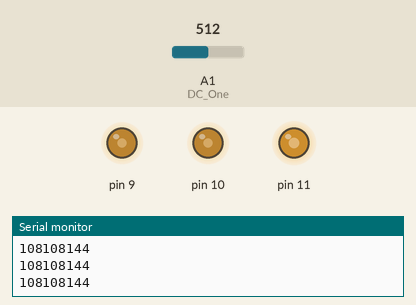
A sketch run on a simulated Arduino Uno, built with avr-gcc and run on an emulated ATmega328P. Shown: output pins drawn as LEDs (lit = HIGH), the last lines printed to the serial monitor. The inputs (shaded band) are chosen by the test bench; at power-on: A1 (DC_One) = 512. Pins used as bus, display or sensor lines are not drawn.

Above: at 1.7 s.
1.8 s: A1 (DC_One) set to 716
At 3.0 s:
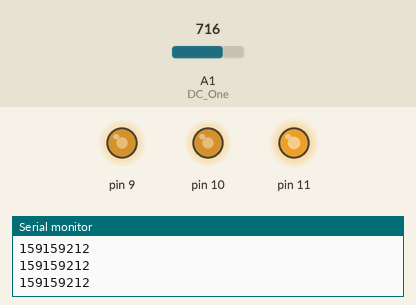
3.3 s: A1 (DC_One) set to 900
At 4.1 s:
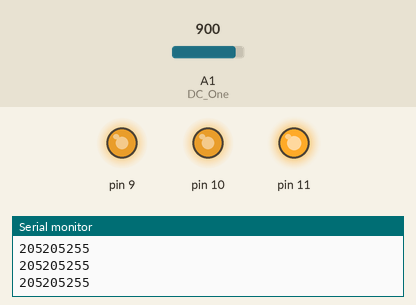
4.8 s: A1 (DC_One) set to 511
At 5.1 s:
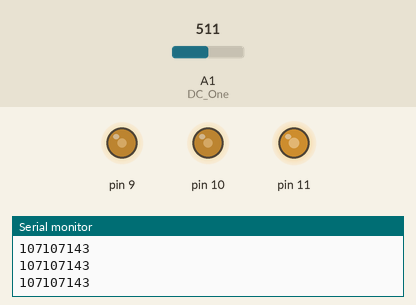
6.3 s: A1 (DC_One) set to 306
At 7.4 s:
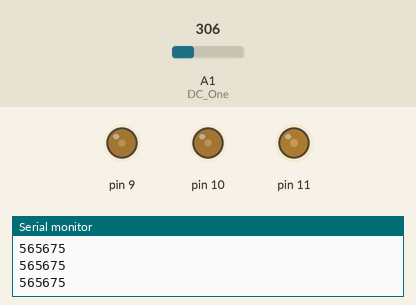
7.8 s: A1 (DC_One) set to 122
At 8.2 s:
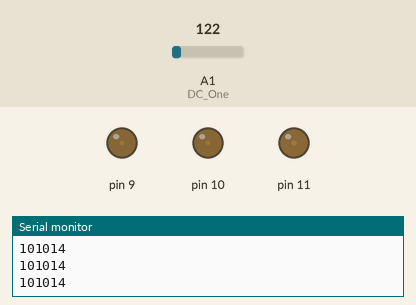
Timing chart, 0 to 10.3 s (numbered marks = the images above; inputs shaded):
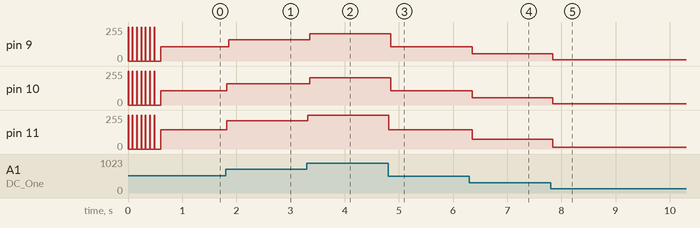

Measured:
- after the input at 1.8 s, pin 9: 108/255 → 159/255 after 0.06 s; pin 10: 108/255 → 159/255 at once; pin 11: 144/255 → 212/255 at once
- after the input at 3.3 s, pin 9, pin 10: 159/255 → 205/255 after 0.06 s; pin 11: 212/255 → 255/255 at once
- after the input at 4.8 s, pin 9, pin 10: 205/255 → 107/255 after 0.05 s; pin 11: 255/255 → 143/255 at once
- after the input at 6.3 s, pin 9, pin 10: 107/255 → 56/255 after 0.05 s; pin 11: 143/255 → 75/255 after 0.05 s
- after the input at 7.8 s, pin 9, pin 10: 56/255 → 10/255 at once; pin 11: 75/255 → 14/255 at once

The sketch:

HAMAcontrole_moteur_cameraSONY.ino
```cpp
#define STROBE 4
#define RESET 5
#define DC_One A1
int freq_amp;
int Frequencies_One[7];
unsigned long previousmillis=0;

void setup() {

 Serial.begin(9600);
  for (int i = 0; i<7; i++)
  {
analogWrite(9, 255);
analogWrite(10, 255);
analogWrite(11, 255);
delay (10);
analogWrite(9, 0);
analogWrite(10, 0);
analogWrite(11, 0);
delay (50);
 pinMode(STROBE, OUTPUT);
  pinMode(RESET, OUTPUT);
  pinMode(DC_One, INPUT);

  digitalWrite(STROBE, HIGH);
  digitalWrite(RESET, HIGH);
  delay (5);
  //Initialize Spectrum Analyzers
  digitalWrite(STROBE, LOW);
  delay(5);
  digitalWrite(STROBE, HIGH);
   digitalWrite(RESET, LOW);
  delay(5);
  digitalWrite(STROBE, LOW);
  delay(5);
}

}

void loop() {


 delay (10);

  for (freq_amp = 0; freq_amp<7; freq_amp++)
  {
    Frequencies_One[freq_amp] = analogRead(DC_One);
    digitalWrite(STROBE, HIGH);
 delay(2);
    digitalWrite(STROBE, LOW);
    delay(2);
    }
int l=(Frequencies_One[0]-80)/4;
 l = constrain(l, 0, 255);

 int m=(Frequencies_One[2]-80)/4;
 m = constrain(m, 0, 255);

 int h=(Frequencies_One[4]-80)/3;
 h = constrain(h, 0, 255);

  analogWrite (9 , l);
  analogWrite (10 , m);
  analogWrite (11 , h);
 Serial.print(l); Serial.print(m); Serial.println(h);
}
```
